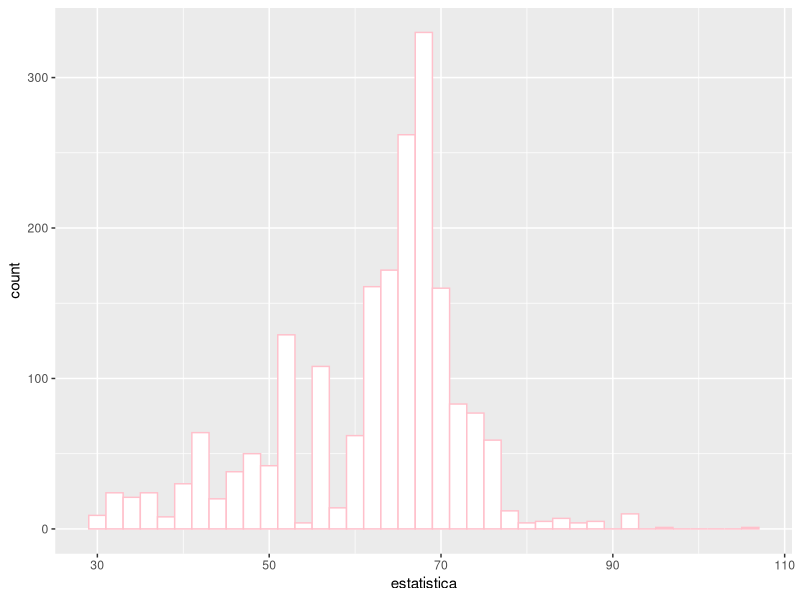
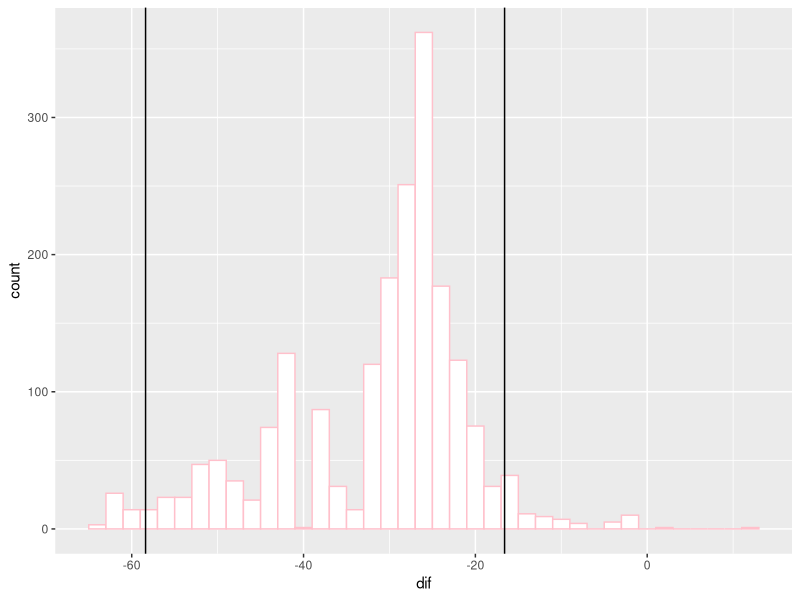

The R source for these figures, in order:
## ---- chunk 1
knitr::opts_chunk$set(echo = TRUE)
library(dplyr)
library(boot)
library(ggplot2)
## ---- chunk 2

set.seed(1234)

populacao1 = tibble(participante = 1:10000, 
                    tempo_no_site = 100 * rweibull(10000, 1, 1))

glimpse(populacao1)

## ---- chunk 3
summary(populacao1$tempo_no_site)
## ---- chunk 4
uma_amostra = sample_n(populacao1, 100)

glimpse(uma_amostra)
## ---- chunk 5
funcao_bootstrap <- function(dado, indices){
    d = dado %>% 
        slice(indices) %>% # slice(x, c(1, 4, 5)) retorna um vetor com os elementos nos índices 1, 4 e 5 de x
        pull(tempo_no_site)         # tempo_no_site é o nome da variável que nos interessa
    return(median(d))
}

bootstraps <- boot(data = uma_amostra, 
                   statistic = funcao_bootstrap, # <- referência para a função 
                   R = 2000) # número de bootstraps

glimpse(bootstraps$t)
## ---- chunk 6
tibble(estatistica = as.double(bootstraps$t)) %>% 
  ggplot(aes(x = estatistica)) + 
  geom_histogram(binwidth = 2, fill = "white", color = "pink")
## ---- chunk 7
diferencas = tibble(dif = as.double(bootstraps$t) - mean(uma_amostra$tempo_no_site))

diferencas %>% 
  ggplot(aes(x = dif)) + 
  geom_histogram(binwidth = 2, fill = "white", color = "pink") + 
  geom_vline(xintercept = quantile(diferencas$dif, 0.025)[[1]]) + 
  geom_vline(xintercept = quantile(diferencas$dif, 0.975)[[1]])
## ---- chunk 8
boot.ci(bootstraps, conf = 0.95, type = "basic")
## ---- chunk 9
boot.ci(bootstraps, conf = 0.95, type = "bca")
